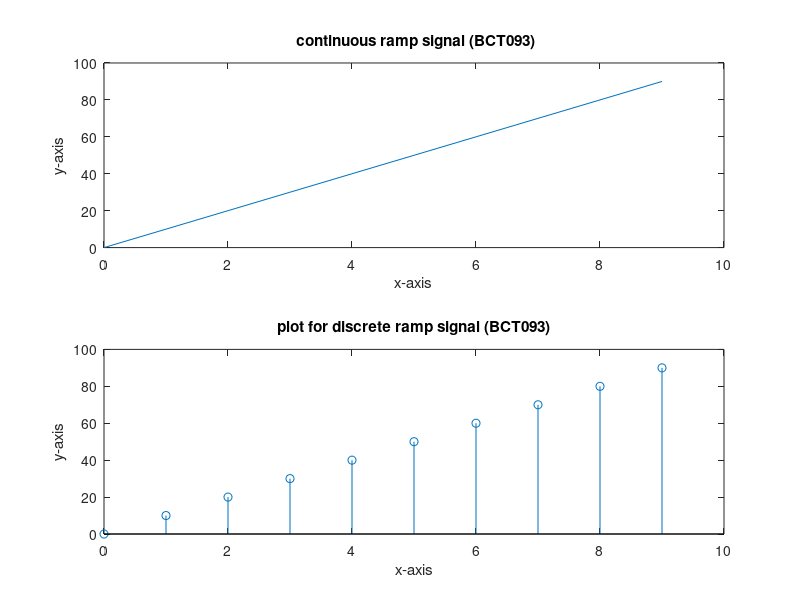

Here is the MATLAB script that generated this plot:
clc;
close all;
clear all;
N=10;
n=0:1:N-1;
a=10;
y=n*a;
subplot(2,1,1);
plot(n,y);
xlabel('x-axis');
ylabel('y-axis');
title(' continuous ramp signal (BCT093)');
subplot(2,1,2);
stem(n,y);
xlabel('x-axis');
ylabel('y-axis');
title('plot for discrete ramp signal (BCT093)');

